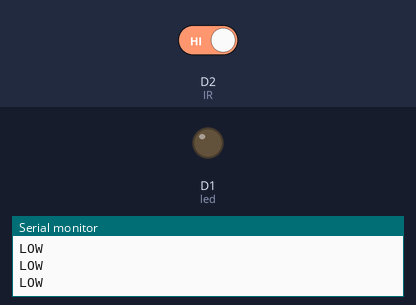
The sketch below on a simulated ESP8266 (NodeMCU). Shown: output pins drawn as LEDs (lit = HIGH), the last lines printed to the serial monitor. The test bench sets the inputs (shaded band); at power-on: D2 (IR) HIGH.

Above: at 2.8 s.
2.9 s: D2 (IR) driven LOW
At 3.8 s:
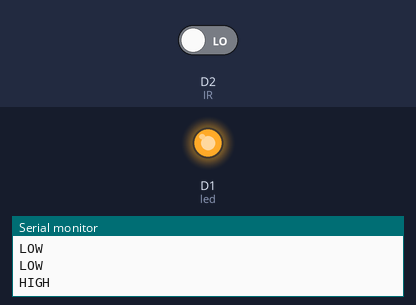
4.5 s: D2 (IR) driven HIGH
At 5.4 s:
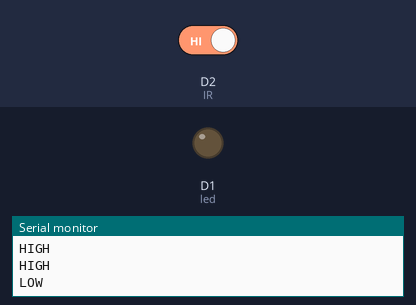
Timing chart, 0 to 7.5 s (numbered marks = the images above; inputs shaded):
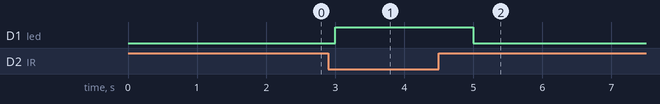

Measured:
- after the input at 2.9 s, D1 (led): LOW → HIGH after 0.10 s
- after the input at 4.5 s, D1 (led): HIGH → LOW after 0.50 s

The sketch:

IR_SESNOR_PURSUIT.ino
```cpp
const int led = D1;
const int IR = D2;

void setup()
{
  Serial.begin(115200);
  pinMode(led, OUTPUT);
  pinMode(IR, INPUT);
}

void loop()
{
  int sensor = digitalRead(IR);
  if (sensor == LOW)
  {
    digitalWrite(led, HIGH);
    Serial.println("HIGH");
  }
  else
  {
    digitalWrite(led, LOW);
    Serial.println("LOW");
  }
  delay(1000);
}
```
